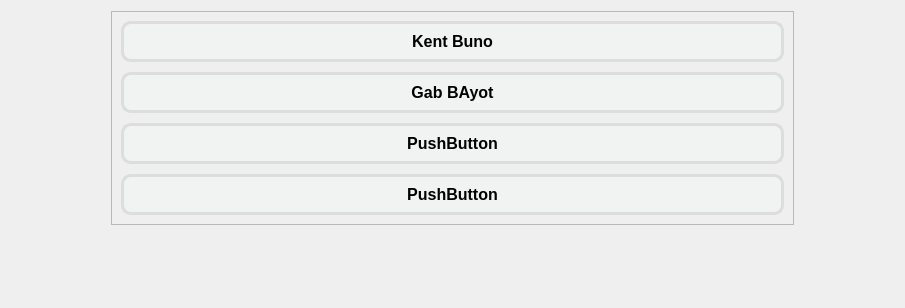
                          <widget class="QWidget" name="scrollAreaWidgetContents_4">
                           <property name="geometry">
                            <rect>
                             <x>0</x>
                             <y>0</y>
                             <width>905</width>
                             <height>308</height>
                            </rect>
                           </property>
                           <property name="styleSheet">
                            <string notr="true"/>
                           </property>
                           <layout class="QVBoxLayout" name="verticalLayout_27">
                            <item>
                             <widget class="QWidget" name="widget_3" native="true">
                              <property name="styleSheet">
                               <string notr="true">

QScrollBar:vertical{
	border: none;
	width: 10px;
}

QScrollBar::handle:vertical{
	background-color: rgb(204, 204, 204);
	min-height: 20px;
	border-radius: 5px;
}

QScrollBar::handle:vertica:hoverl{
	background-color: rgb(5, 74, 91);
}
</string>
                              </property>
                              <layout class="QVBoxLayout" name="verticalLayout_26">
                               <property name="leftMargin">
                                <number>100</number>
                               </property>
                               <property name="topMargin">
                                <number>0</number>
                               </property>
                               <property name="rightMargin">
                                <number>100</number>
                               </property>
                               <item alignment="Qt::AlignTop">
                                <widget class="QFrame" name="namelist_2">
                                 <property name="sizePolicy">
                                  <sizepolicy hsizetype="Preferred" vsizetype="Expanding">
                                   <horstretch>0</horstretch>
                                   <verstretch>0</verstretch>
                                  </sizepolicy>
                                 </property>
                                 <property name="styleSheet">
                                  <string notr="true">QPushButton{
background-color: rgb(241, 242, 242);
border-radius: 10px;
border: 3px solid  rgb(220, 221, 221);
min-height: 35px;
text-align: center;
text-color: rgb(0, 0, 0);
font-family: Arial;
font-size: 16px;
font-weight: bold; 
}

</string>
                                 </property>
                                 <property name="frameShape">
                                  <enum>QFrame::StyledPanel</enum>
                                 </property>
                                 <property name="frameShadow">
                                  <enum>QFrame::Raised</enum>
                                 </property>
                                 <layout class="QVBoxLayout" name="verticalLayout_33">
                                  <property name="spacing">
                                   <number>10</number>
                                  </property>
                                  <property name="bottomMargin">
                                   <number>9</number>
                                  </property>
                                  <item>
                                   <widget class="QPushButton" name="pushButton_4">
                                    <property name="sizePolicy">
                                     <sizepolicy hsizetype="Expanding" vsizetype="Expanding">
                                      <horstretch>0</horstretch>
                                      <verstretch>0</verstretch>
                                     </sizepolicy>
                                    </property>
                                    <property name="minimumSize">
                                     <size>
                                      <width>0</width>
                                      <height>41</height>
                                     </size>
                                    </property>
                                    <property name="text">
                                     <string>Kent Buno</string>
                                    </property>
                                   </widget>
                                  </item>
                                  <item>
                                   <widget class="QPushButton" name="pushButton_3">
                                    <property name="sizePolicy">
                                     <sizepolicy hsizetype="Minimum" vsizetype="Expanding">
                                      <horstretch>0</horstretch>
                                      <verstretch>0</verstretch>
                                     </sizepolicy>
                                    </property>
                                    <property name="text">
                                     <string>Gab BAyot</string>
                                    </property>
                                   </widget>
                                  </item>
                                  <item>
                                   <widget class="QPushButton" name="pushButton_9">
                                    <property name="text">
                                     <string>PushButton</string>
                                    </property>
                                   </widget>
                                  </item>
                                  <item>
                                   <widget class="QPushButton" name="pushButton_10">
                                    <property name="text">
                                     <string>PushButton</string>
                                    </property>
                                   </widget>
                                  </item>
                                 </layout>
                                </widget>
                               </item>
                              </layout>
                             </widget>
                            </item>
                           </layout>
                          </widget>
